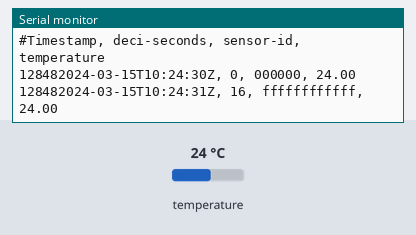
This sketch was run on a simulated Arduino Uno, built with avr-gcc and run on an emulated ATmega328P. On the bench: the last lines printed to the serial monitor. The inputs (shaded band) are chosen by the test bench; at power-on: temperature 24 °C. The local clock reads 2024-03-15 10:24:30 at power-on unless the sketch sets it; storage starts empty.

Above: at 2.4 s.
2.5 s: temperature set to 12 °C
At 3.6 s:
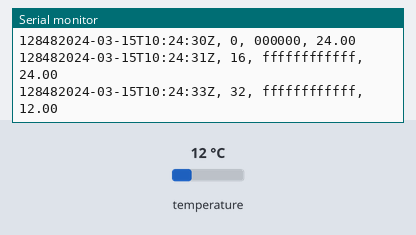
4.7 s: temperature set to 19 °C
At 5.7 s:
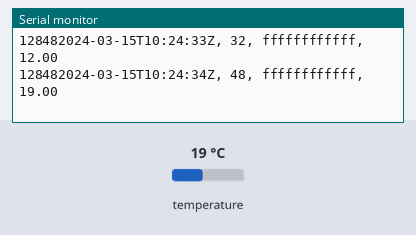
Timing chart, 0 to 7.7 s (numbered marks = the images above; inputs shaded):
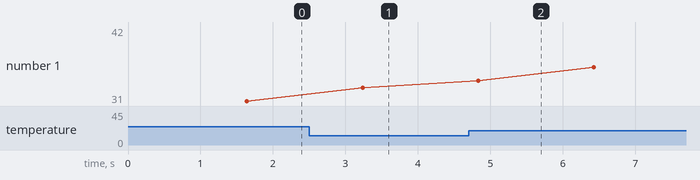

The sketch:

temperature-logger-code.ino
```cpp
//Arduino temp sensor

#include <OneWire.h>
#include <RTClib.h>
#include <SD.h>
#include <SPI.h>
#include "DS18B20.h"

#define DS18B20_Pin 8

const String logfile ="tsensor.log";

OneWire ow(DS18B20_Pin);
RTC_DS1307 rtc;

void setup()
{
  Serial.begin(9600);
  if (!rtc.begin())
  {
    Serial.println('#couldnt find RTC');
    while(1);
  }
  if (!rtc.isrunning())
  {
    rtc.adjust(DateTime(F(__DATE__), F(__TIME__)));
  }
  //rtc.adjust(DateTime(F(__DATE__), F(__TIME__)));
  // Add header
  printOutputln("#Timestamp, deci-seconds, sensor-id, temperature");

  if (!SD.begin(10))
  {
    Serial.println("#Card failed or not present");
  }
}

void loop()
{
    /*
    We always need to follow this sequence
    1st sequence: initialization
    2nd sequence: ROM command
    3rd sequence: DS18B20 command
    */
  byte rom_code[8];

  ow.reset();
  ow.write(0x33);

  for (int i=0; i<8; i++)
  {
    rom_code[i] = ow.read();
  }

    //Start sequence to convert temp

  ow.reset();
  ow.write(0xCC);
  ow.write(0x44);
    // Wait for temp to convert
    while (ow.read_bit() == 0)
    {
      delay(10);
    }
    //Start sequence to read data from scratch
  byte Scratchpad[9];

  ow.reset();
  ow.write(0xCC);
  ow.write(0xBE);
  for (int n=0; n<9; n++)
  {
    Scratchpad[n] = ow.read();
  }

  //Extract info from retrieved data
  //Get Serial N from ROM code data
  if (rom_code[0] != 0x28)
  {
    Serial.print('#is not a DS18B20');
  }
  String registration_number = "";
  for (int i=1; i<7; i++)
  {
    registration_number += String(rom_code[i], HEX);
  }
  printOutput(getISOtime());
  printOutput(", ");
  printOutput((String)(millis()/100));
  printOutput(", ");
  printOutput(registration_number);
  printOutput(", ");

  //Read Temperature info
  int16_t TempRead=(Scratchpad[1]<<8) | Scratchpad[0];
  float tempCelsius = (float)TempRead/16.0; //16=2**4
  printOutputln((String)tempCelsius);
  delay(1500);
}
```

DS18B20.h
```cpp
/********************************
 Author: Markus Ritschel
 eMail:  git@markusritschel.de
 Date:   2023-02-13
*********************************/


#define IS_DS18B20_SENSOR 0x28

// ROM Commands
#define READ_ROM 0x33
#define MATCH_ROM 0x55
#define SKIP_ROM 0xCC
#define SEARCH_ROM 0xF0
#define ALARM_SEARCH 0xEC

// DS18B20 Function Commands
#define CONVERT_T 0x44
#define WRITE_SCRATCH 0x4E
#define READ_SCRATCHPAD 0xBE
#define COPY_SCRATCHPAD 0x48
#define RECALL_E2 0xB8
#define READ_PWR_SUPPLY 0xB4
```

helper.ino
```cpp
/***********************************************************
 Author: Markus Ritschel
 eMail:  git@markusritschel.de
 Date:   2023-03-01

 This module holds a bunch of helper  functions for
 - timestamp creation
 - two-digit string formatting
 - writing simultaneously to SD card and to terminal output
************************************************************/


String getISOtime() {
    /* Create a timestamp of the ISO8601 format */
    DateTime now = rtc.now();
    String ISO8601_time = "";

    ISO8601_time +=  now.year();
    ISO8601_time +=  "-";
    ISO8601_time +=  twodigits(now.month());
    ISO8601_time +=  "-";
    ISO8601_time +=  twodigits(now.day());
    ISO8601_time +=  "T";
    ISO8601_time +=  twodigits(now.hour());
    ISO8601_time +=  ":";
    ISO8601_time +=  twodigits(now.minute());
    ISO8601_time +=  ":";
    ISO8601_time +=  twodigits(now.second());
    ISO8601_time +=  "Z";

    return ISO8601_time;
}


String twodigits(int x) {
    /* Helper function to format datetime elements as two digit (leading zeros) string */
    String output = "";
    if (x < 10) {
        output += "0";
        output += x;
    } else {
        output = x;
    }
    return output;
}


void printOutput(String dataString) {
    /* Helper function to write a string to both the Serial output and the SD card */
    File dataFile = SD.open(logfile, FILE_WRITE);
    // if the file is available, write to it and close it again
    if (dataFile) {
        dataFile.print(dataString);
        dataFile.close();
    };
    Serial.print(dataString);
}


void printOutputln(String dataString) {
    /* Helper function to write a line to both the Serial output and the SD card */
    File dataFile = SD.open(logfile, FILE_WRITE);
    // if the file is available, write to it and close it again
    if (dataFile) {
        dataFile.println(dataString);
        dataFile.close();
    };
    Serial.println(dataString);
}
```

Measured:
- after the input at 2.5 s, the serial monitor: prints a new line after 0.74 s (image 1)
- after the input at 4.7 s, the serial monitor: prints a new line after 0.13 s (image 2)
